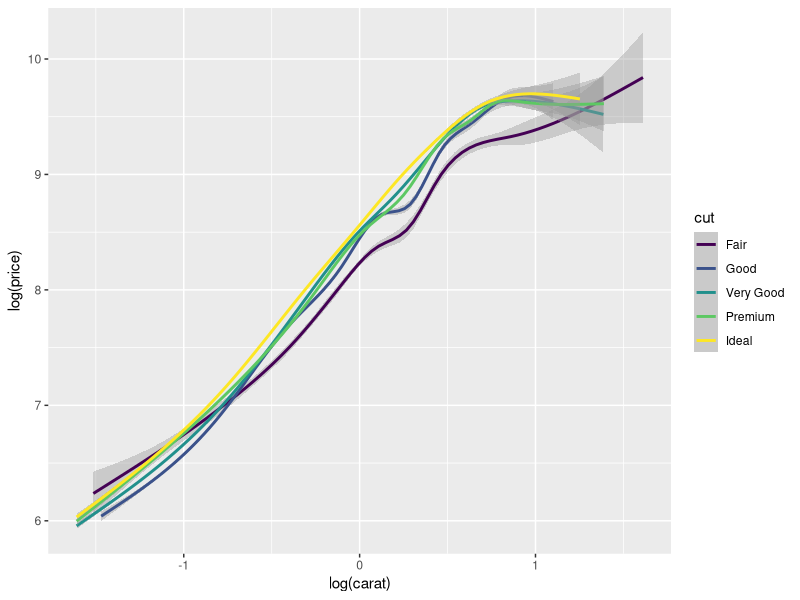
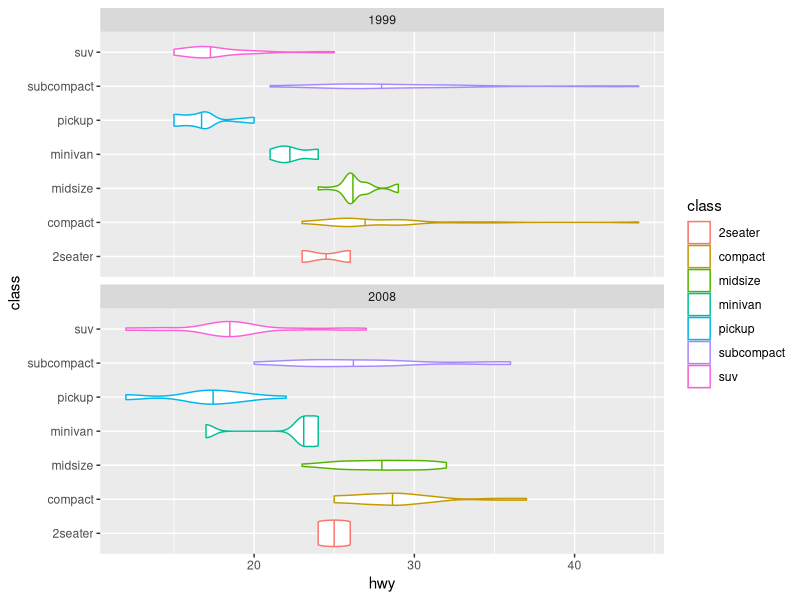
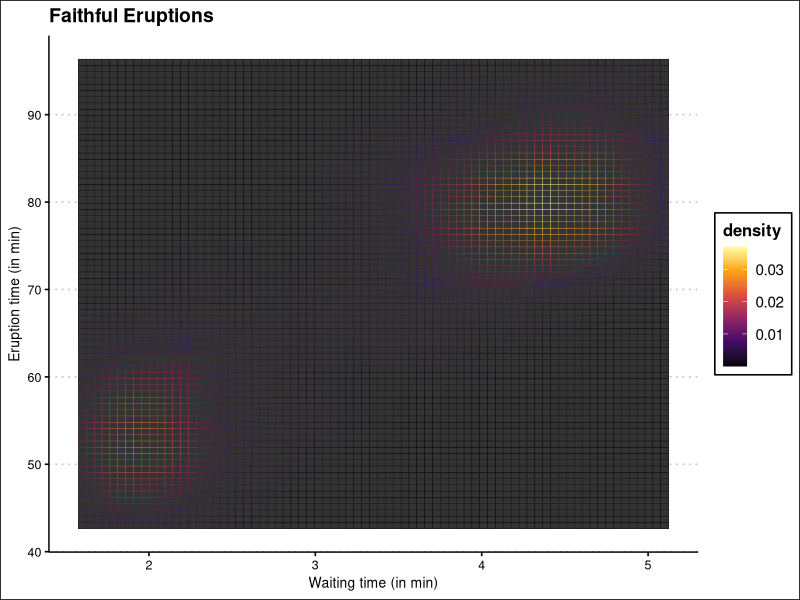

These figures' R source, in order:
library(tidyverse)

# plot 1 ------------------------------------------------------------------

diamonds %>% 
  ggplot(aes(log(carat), log(price), col = cut)) + 
  geom_smooth(method = "gam")

# plot 2 ------------------------------------------------------------------

mpg %>%
  ggplot(aes(hwy, class, col = class)) +
  geom_violin(draw_quantiles = .5) +
  facet_wrap(~year, nrow = 2)

# plot 3 ------------------------------------------------------------------

library(ggthemes)

faithfuld %>%
  ggplot(aes(eruptions, waiting, col = density)) +
  geom_tile() +
  scale_color_viridis_c(option = "B") +
  labs(title = "Faithful Eruptions",
       y = "Eruption time (in min)",
       x = "Waiting time (in min)") + 
  theme_clean()
